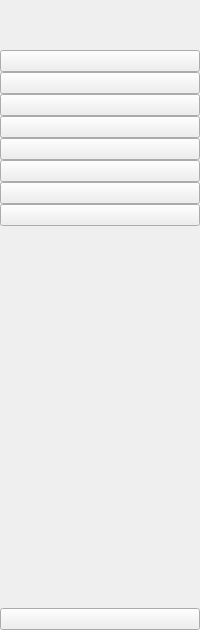
         <widget class="QWidget" name="icon" native="true">
          <layout class="QVBoxLayout" name="verticalLayout_3">
           <property name="spacing">
            <number>0</number>
           </property>
           <property name="leftMargin">
            <number>0</number>
           </property>
           <property name="topMargin">
            <number>0</number>
           </property>
           <property name="rightMargin">
            <number>0</number>
           </property>
           <property name="bottomMargin">
            <number>0</number>
           </property>
           <item>
            <layout class="QHBoxLayout" name="horizontalLayout_2">
             <item>
              <widget class="QLabel" name="label">
               <property name="minimumSize">
                <size>
                 <width>50</width>
                 <height>50</height>
                </size>
               </property>
               <property name="maximumSize">
                <size>
                 <width>50</width>
                 <height>50</height>
                </size>
               </property>
               <property name="text">
                <string/>
               </property>
               <property name="pixmap">
                <pixmap resource="resource.qrc">:/icon/icon/Logo(100x100).png</pixmap>
               </property>
               <property name="scaledContents">
                <bool>true</bool>
               </property>
              </widget>
             </item>
            </layout>
           </item>
           <item>
            <layout class="QVBoxLayout" name="verticalLayout">
             <property name="spacing">
              <number>0</number>
             </property>
             <item>
              <widget class="QPushButton" name="titleBtn_1">
               <property name="text">
                <string/>
               </property>
               <property name="icon">
                <iconset resource="resource.qrc">
                 <normaloff>:/icon/icon/free-icon-book-9193009.png</normaloff>:/icon/icon/free-icon-book-9193009.png</iconset>
               </property>
               <property name="iconSize">
                <size>
                 <width>20</width>
                 <height>20</height>
                </size>
               </property>
               <property name="checkable">
                <bool>true</bool>
               </property>
               <property name="autoExclusive">
                <bool>true</bool>
               </property>
              </widget>
             </item>
             <item>
              <widget class="QPushButton" name="incomeBtn_1">
               <property name="text">
                <string/>
               </property>
               <property name="icon">
                <iconset resource="resource.qrc">
                 <normaloff>:/icon/icon/free-icon-coin-550650.png</normaloff>:/icon/icon/free-icon-coin-550650.png</iconset>
               </property>
               <property name="iconSize">
                <size>
                 <width>20</width>
                 <height>20</height>
                </size>
               </property>
               <property name="checkable">
                <bool>true</bool>
               </property>
               <property name="autoExclusive">
                <bool>true</bool>
               </property>
              </widget>
             </item>
             <item>
              <widget class="QPushButton" name="scheduleBtn_1">
               <property name="text">
                <string/>
               </property>
               <property name="icon">
                <iconset resource="resource.qrc">
                 <normaloff>:/icon/icon/free-icon-clock-2902894.png</normaloff>:/icon/icon/free-icon-clock-2902894.png</iconset>
               </property>
               <property name="iconSize">
                <size>
                 <width>20</width>
                 <height>20</height>
                </size>
               </property>
               <property name="checkable">
                <bool>true</bool>
               </property>
               <property name="autoExclusive">
                <bool>true</bool>
               </property>
              </widget>
             </item>
             <item>
              <widget class="QPushButton" name="socialNetworksBtn_1">
               <property name="text">
                <string/>
               </property>
               <property name="icon">
                <iconset resource="resource.qrc">
                 <normaloff>:/icon/icon/free-icon-social-media-9351311.png</normaloff>:/icon/icon/free-icon-social-media-9351311.png</iconset>
               </property>
               <property name="iconSize">
                <size>
                 <width>20</width>
                 <height>20</height>
                </size>
               </property>
               <property name="checkable">
                <bool>true</bool>
               </property>
               <property name="autoExclusive">
                <bool>true</bool>
               </property>
              </widget>
             </item>
             <item>
              <widget class="QPushButton" name="fileSharingBtn_1">
               <property name="text">
                <string/>
               </property>
               <property name="icon">
                <iconset resource="resource.qrc">
                 <normaloff>:/icon/icon/free-icon-file-sharing-10004135.png</normaloff>:/icon/icon/free-icon-file-sharing-10004135.png</iconset>
               </property>
               <property name="iconSize">
                <size>
                 <width>20</width>
                 <height>20</height>
                </size>
               </property>
               <property name="checkable">
                <bool>true</bool>
               </property>
               <property name="autoExclusive">
                <bool>true</bool>
               </property>
              </widget>
             </item>
             <item>
              <widget class="QPushButton" name="acceptFileBtn_1">
               <property name="text">
                <string/>
               </property>
               <property name="icon">
                <iconset resource="resource.qrc">
                 <normaloff>:/icon/icon/free-icon-envelope-2168955.png</normaloff>:/icon/icon/free-icon-envelope-2168955.png</iconset>
               </property>
               <property name="iconSize">
                <size>
                 <width>20</width>
                 <height>20</height>
                </size>
               </property>
               <property name="checkable">
                <bool>true</bool>
               </property>
               <property name="autoExclusive">
                <bool>true</bool>
               </property>
              </widget>
             </item>
             <item>
              <widget class="QPushButton" name="accountBtn_1">
               <property name="text">
                <string/>
               </property>
               <property name="icon">
                <iconset resource="resource.qrc">
                 <normaloff>:/icon/icon/person.png</normaloff>:/icon/icon/person.png</iconset>
               </property>
               <property name="iconSize">
                <size>
                 <width>20</width>
                 <height>20</height>
                </size>
               </property>
               <property name="checkable">
                <bool>true</bool>
               </property>
               <property name="autoExclusive">
                <bool>true</bool>
               </property>
              </widget>
             </item>
             <item>
              <widget class="QPushButton" name="translateBtn_1">
               <property name="text">
                <string/>
               </property>
               <property name="icon">
                <iconset resource="resource.qrc">
                 <normaloff>:/icon/icon/education.png</normaloff>:/icon/icon/education.png</iconset>
               </property>
               <property name="iconSize">
                <size>
                 <width>20</width>
                 <height>20</height>
                </size>
               </property>
               <property name="checkable">
                <bool>true</bool>
               </property>
               <property name="autoExclusive">
                <bool>true</bool>
               </property>
              </widget>
             </item>
            </layout>
           </item>
           <item>
            <spacer name="verticalSpacer">
             <property name="orientation">
              <enum>Qt::Vertical</enum>
             </property>
             <property name="sizeHint" stdset="0">
              <size>
               <width>20</width>
               <height>382</height>
              </size>
             </property>
            </spacer>
           </item>
           <item>
            <widget class="QPushButton" name="aboutUs_1">
             <property name="text">
              <string/>
             </property>
             <property name="icon">
              <iconset resource="resource.qrc">
               <normaloff>:/icon/icon/info.png</normaloff>:/icon/icon/info.png</iconset>
             </property>
             <property name="iconSize">
              <size>
               <width>20</width>
               <height>20</height>
              </size>
             </property>
             <property name="checkable">
              <bool>true</bool>
             </property>
             <property name="autoExclusive">
              <bool>true</bool>
             </property>
            </widget>
           </item>
          </layout>
         </widget>
